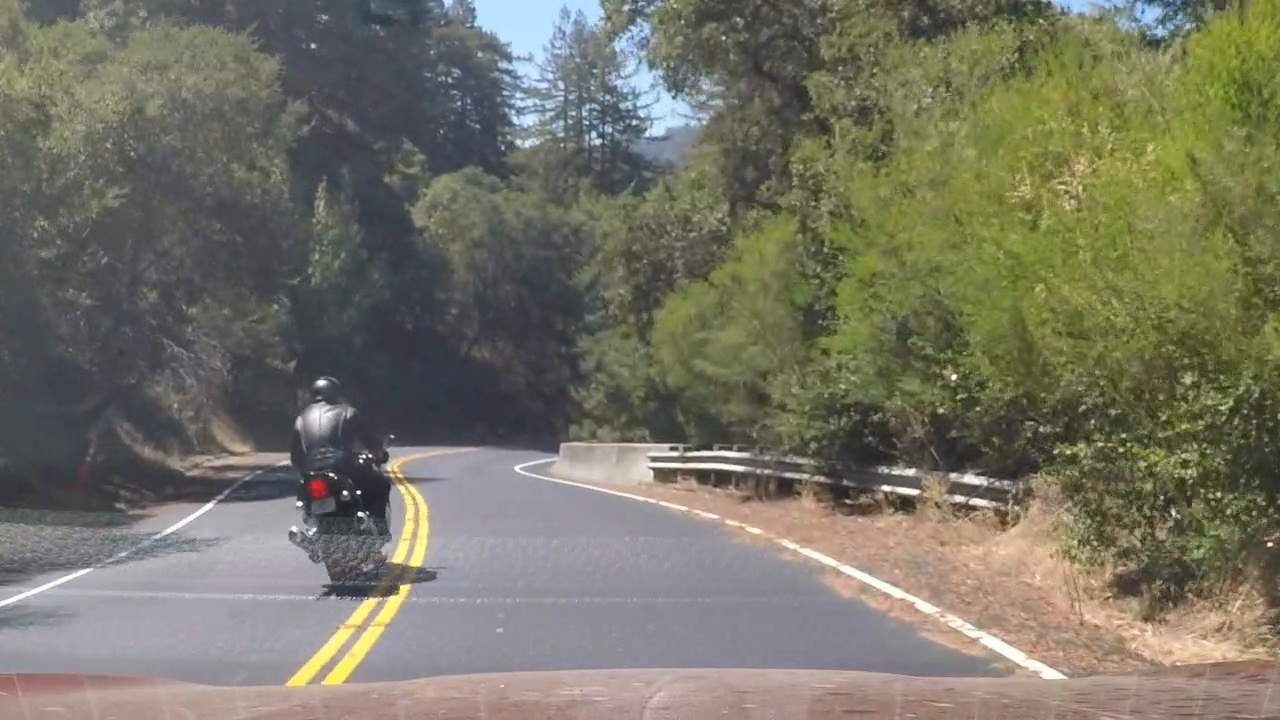
#> input picture test_images/error_1.jpg, 1280 x 720 px; its folder holds only this picture in this run
$ jupyter execute ROI.ipynb   (shell and % lines are left out)
#> lines starting #> are read from the running program, lines starting #| are printed output that depends on the picture; after the words box and inside, x2 and y2 are one past the last pixel; in counts of white or black regions, pixels touching at a corner belong together
[cell 1]
import os
import cv2
import pickle
import matplotlib.image as mpimg

project_dir = os.path.dirname(os.getcwd())
test_folder_path = os.path.join(project_dir, 'test_images')
output_folder_path = os.path.join(project_dir, 'output_images')

pickle_path = os.path.join(project_dir, 'dist_pickle.p')
dist_pickle = pickle.load(open(pickle_path, "rb"))
#> (reads dist_pickle.p from the repository)
mtx = dist_pickle["mtx"]
dist = dist_pickle["dist"]

def undistort_image(image_name):
    img = mpimg.imread(image_name)
    return img, cv2.undistort(img, mtx, dist, None, mtx)

[cell 2]
import numpy as np

def get_source_destination_points(width, height):
    top_offset = 100
    bottom_offset = 10
    top_line_offset = 75
    bottom_line_offset = 115
    src = np.array([
            (bottom_line_offset,height-bottom_offset), (width/2 - top_line_offset, height/2+top_offset),
            (width/2 + top_line_offset, height/2+top_offset), (width-bottom_line_offset,height-bottom_offset)], dtype=np.int32)

    offset = 100
    new_height = height*10
    dst = np.float32([[offset, new_height], [offset, 0], [width-offset, 0], [width-offset, new_height]])
    return src, dst


src, dst = get_source_destination_points(1280, 720)
print('Source', src)
print('Destination', dst)

def get_region_of_interest(img, show_roi=True):
    new_image = img.copy()
    height = new_image.shape[0]
    width = new_image.shape[1]
    if show_roi == True:
        cv2.polylines(new_image, [src], True, (255, 0, 0), thickness=2)

    M = cv2.getPerspectiveTransform(src.astype(np.float32), dst)
    warped = cv2.warpPerspective(new_image, M, (width, 10*height))

    return new_image, warped

[cell 3]
import os
import glob
import matplotlib.pyplot as plt


image_pattern = os.path.join(test_folder_path, '*.jpg')
images = glob.glob(image_pattern)

def test_region_of_interest(img_name):
    image_path = os.path.join(test_folder_path, img_name)
    image, undistorted = undistort_image(image_path)

    roi_mage, warped_image = get_region_of_interest(undistorted)

    output_image_path = os.path.join(output_folder_path, 'undistorted_'+img_name)
    mpimg.imsave(output_image_path, undistorted)
    output_image_path1 = os.path.join(output_folder_path, 'roi_'+img_name)
    mpimg.imsave(output_image_path1, roi_mage)
    output_image_path2 = os.path.join(output_folder_path, 'warped_'+img_name)
    mpimg.imsave(output_image_path2, warped_image)


    f, (ax1, ax2, ax3) = plt.subplots(1, 3, figsize=(48, 9))
    f.tight_layout()
    ax1.imshow(image)
    ax1.set_title('Original Image', fontsize=50)
    ax2.imshow(undistorted)
    ax2.set_title('Undistorted Image', fontsize=50)
    ax3.imshow(roi_mage)
    ax3.set_title('Region of Interest', fontsize=50)

    plt.subplots_adjust(left=0., right=1, top=0.9, bottom=0.)

    plt.figure();
    plt.imshow(warped_image)
    plt.title('Bird-view Image', fontsize=10)


for name in images:
    test_region_of_interest(os.path.basename(name))
#> in undistort_image, img is the input picture: shape (720, 1280, 3); mean R, G, B 118.3, 116.7, 101.9
#> in test_region_of_interest, `image, undistorted = undistort_image(image_path)`:
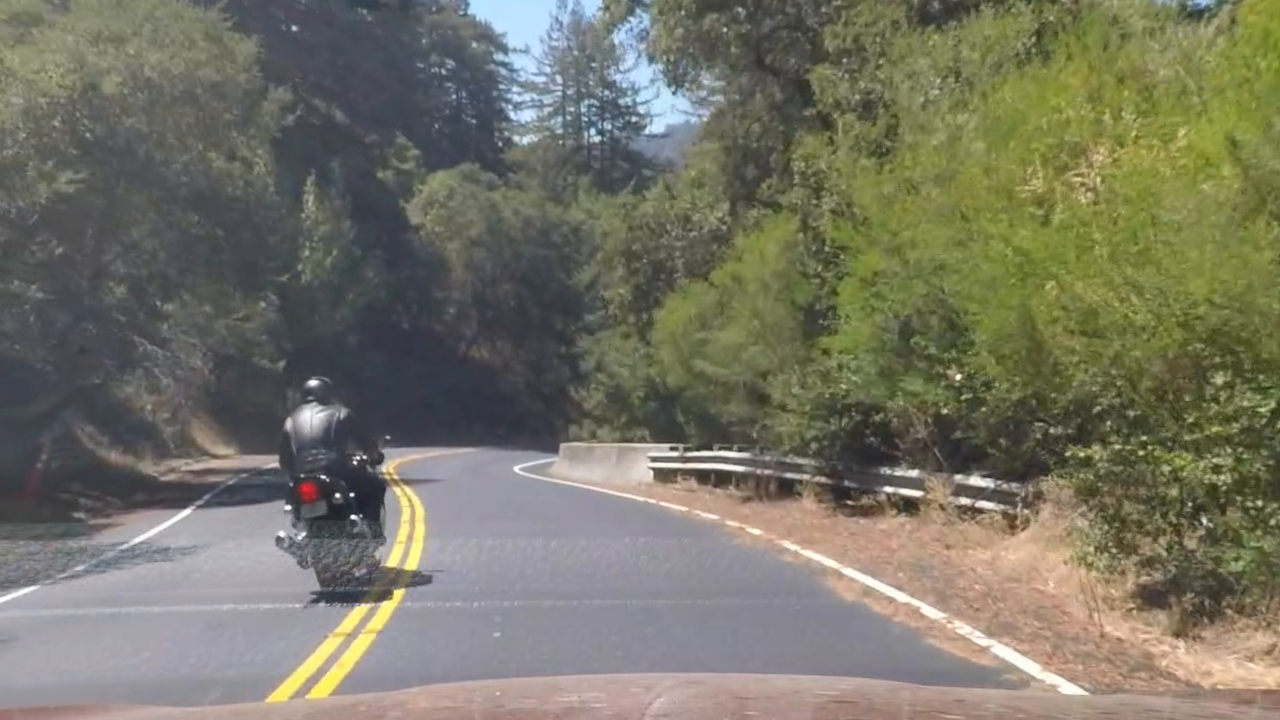
#> undistorted: shape (720, 1280, 3); mean of channels 0, 1, 2 118.7, 117.1, 102; drawn as R, G, B
#> in get_region_of_interest, `cv2.polylines(new_image, [src], True, (255, 0, 0), thickness=2)`:
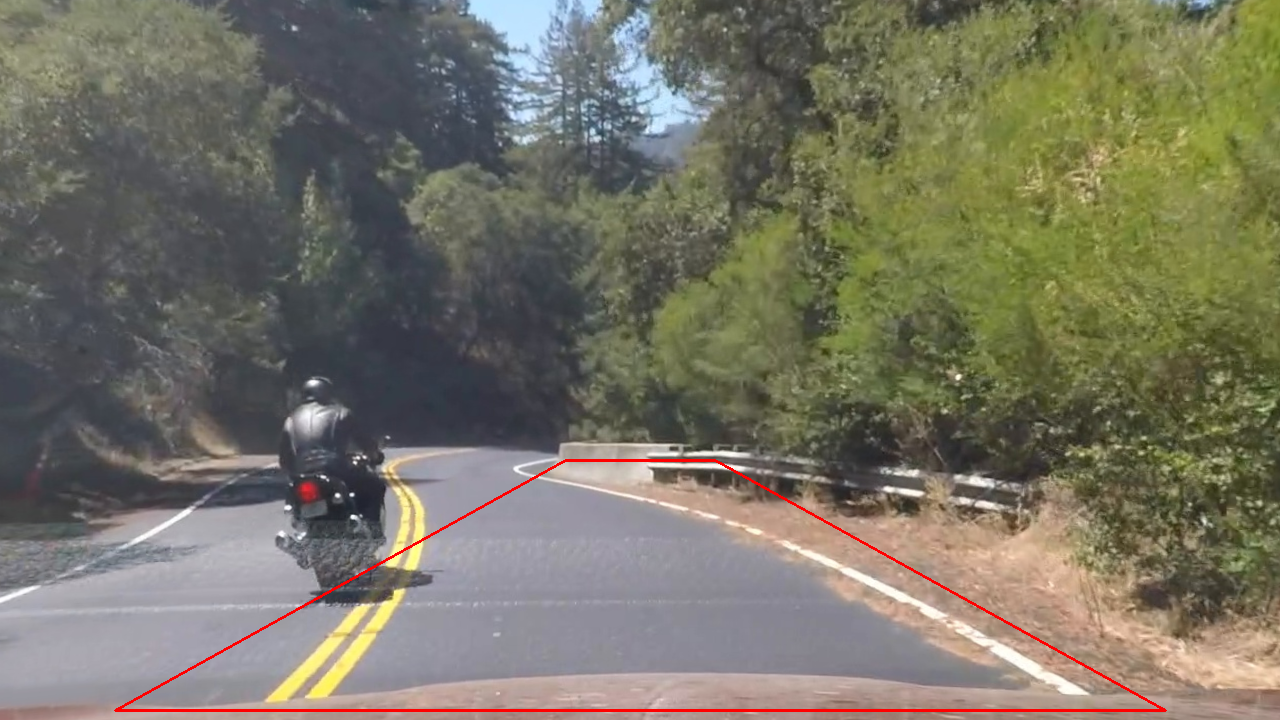
#> new_image: shape (720, 1280, 3); 0.68% of pixels changed, all inside (x1, y1, x2, y2) = (114, 459, 1167, 712); drawn as R, G, B
#> in get_region_of_interest, `warped = cv2.warpPerspective(new_image, M, (width, 10*height))`:
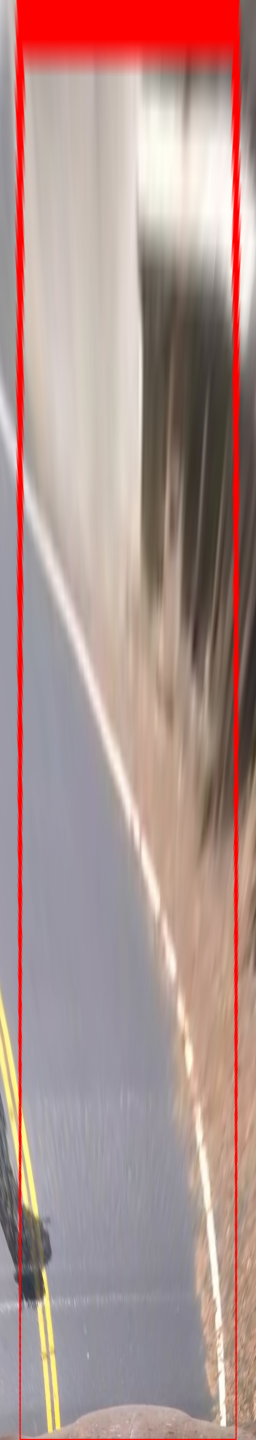
#> warped: shape (7200, 1280, 3) (shown at 1/5 size); mean of channels 0, 1, 2 173.5, 146, 142; drawn as R, G, B
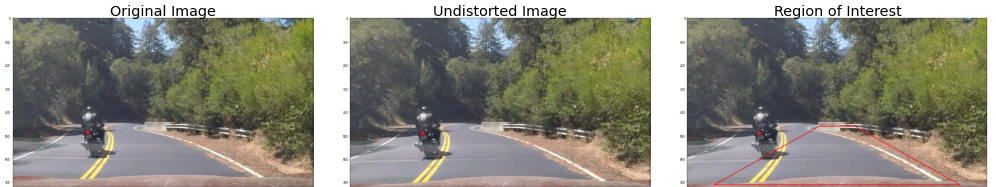
#> figure drawn by matplotlib, 3 panels
